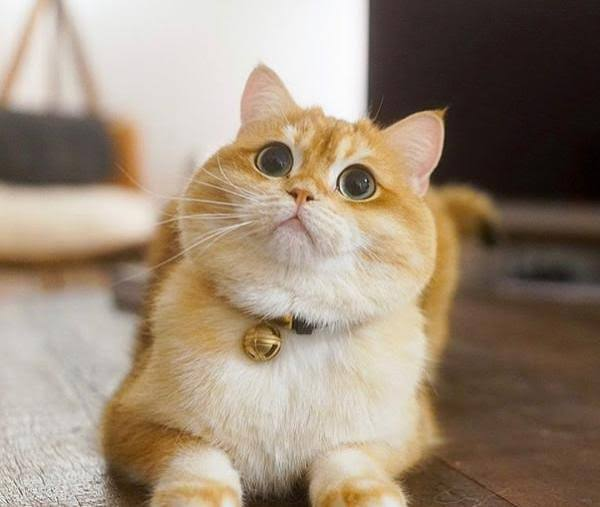
#> input picture kucing.jpg, 600 x 507 px
$ python semua.py
#> lines starting #> are read from the running program, lines starting #| are printed output that depends on the picture
import cv2
import matplotlib.pyplot as plt
import numpy as np

# 1. Membaca gambar
img = cv2.imread("kucing.jpg")
#> img is the input picture: shape (507, 600, 3); mean B, G, R 119.4, 137.8, 154.8
img = cv2.cvtColor(img, cv2.COLOR_BGR2RGB)
tinggi, lebar = img.shape[:2]
#> tinggi = 507; lebar = 600
pusat = (lebar // 2, tinggi // 2)
#> pusat = (300, 253)

# ==========================================
# 2. PROSES SEMUA TRANSFORMASI
# ==========================================

# A. Rotasi
M1 = cv2.getRotationMatrix2D(pusat, 45, 1.0)
M2 = cv2.getRotationMatrix2D(pusat, 90, 1.0)
#> M2 = [[6.12e-17, 1, 47], [-1, 6.12e-17, 553]]
M3 = cv2.getRotationMatrix2D(pusat, 180, 1.0)
rotasi_45 = cv2.warpAffine(img, M1, (lebar, tinggi))
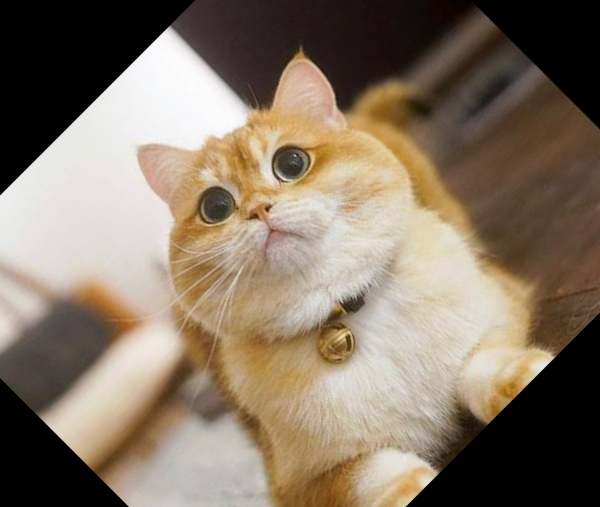
#> rotasi_45: shape (507, 600, 3); mean R, G, B 132.8, 118.1, 101.3
rotasi_90 = cv2.warpAffine(img, M2, (lebar, tinggi))
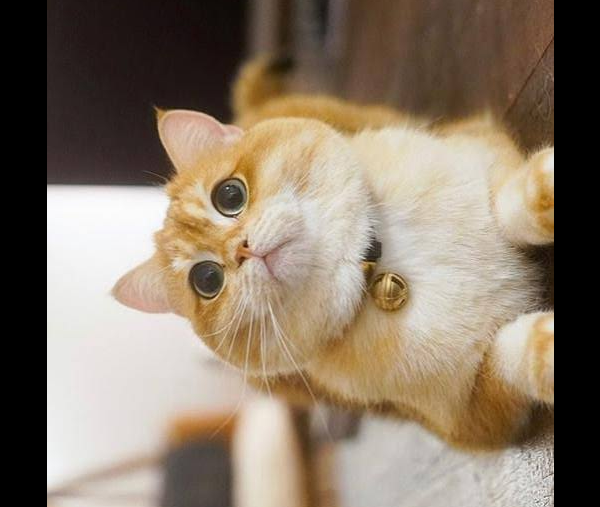
#> rotasi_90: shape (507, 600, 3); mean R, G, B 135.8, 121, 104.2
rotasi_180 = cv2.warpAffine(img, M3, (lebar, tinggi))
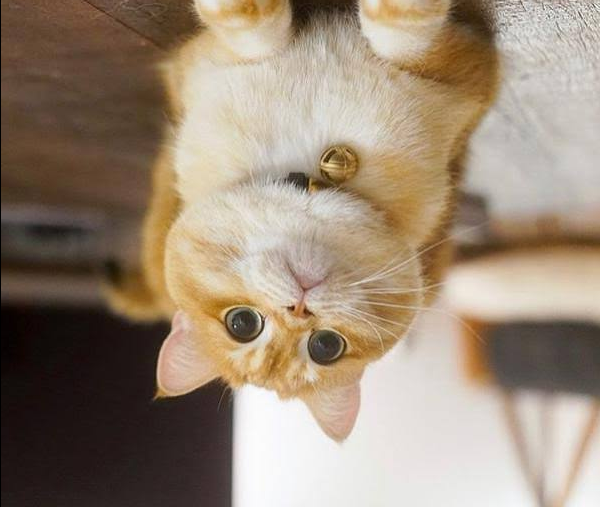
#> rotasi_180: shape (507, 600, 3); mean R, G, B 154.5, 137.5, 119.2

# B. Scaling
scaling = cv2.resize(img, None, fx=0.5, fy=2, interpolation=cv2.INTER_LINEAR)
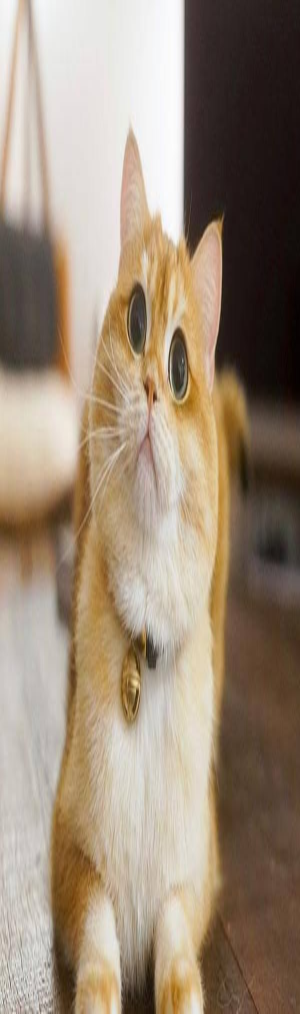
#> scaling: shape (1014, 300, 3); mean R, G, B 154.8, 137.8, 119.4

# C. Translasi
M_trans = np.float32([
    [1, 0, 150],
    [0, 1, 75]
])
translasi = cv2.warpAffine(img, M_trans, (lebar, tinggi))
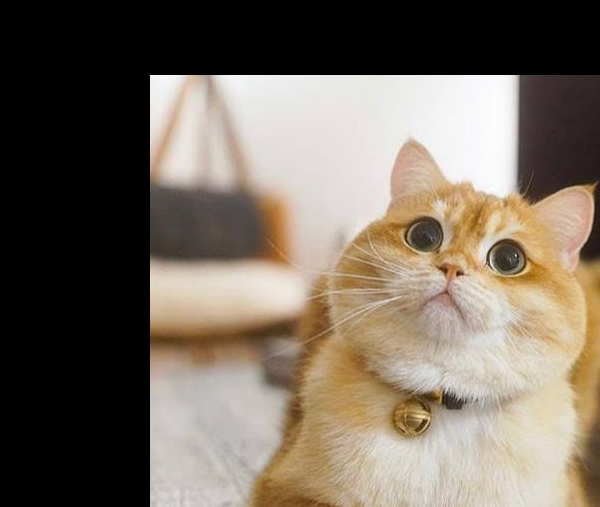
#> translasi: shape (507, 600, 3); mean R, G, B 118.7, 108.1, 95.4

# D. Flip
horizontal_flip = cv2.flip(img, 1)
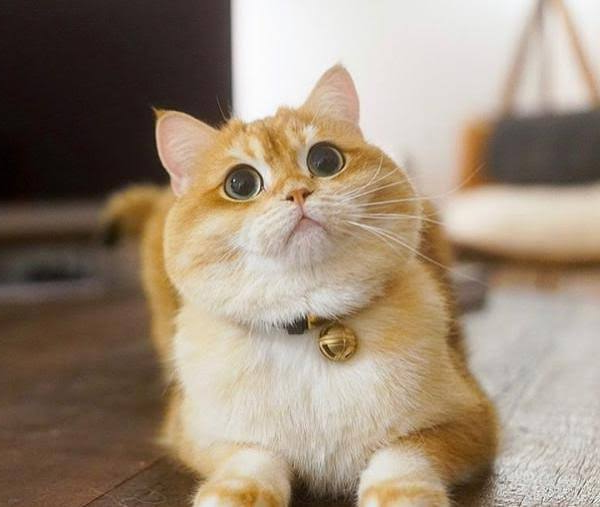
#> horizontal_flip: shape (507, 600, 3); mean R, G, B 154.8, 137.8, 119.4
vertical_flip = cv2.flip(img, 0)
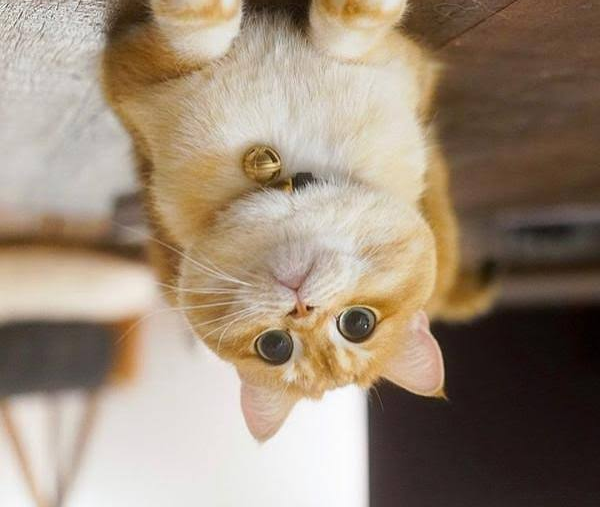
#> vertical_flip: shape (507, 600, 3); mean R, G, B 154.8, 137.8, 119.4


# ==========================================
# 3. MENAMPILKAN SEMUA HASIL DALAM SATU FIGUR
# ==========================================

plt.figure(figsize=(16, 9))

# Daftar gambar dan judul untuk ditampilkan
list_gambar = [
    (img, "Citra Asli"),
    (rotasi_45, "Rotasi 45 Derajat"),
    (rotasi_90, "Rotasi 90 Derajat"),
    (rotasi_180, "Rotasi 180 Derajat"),
    (scaling, f"Scaling ({scaling.shape[1]}x{scaling.shape[0]})"),
    (translasi, "Translasi (150, 75)"),
    (horizontal_flip, "Horizontal Flip"),
    (vertical_flip, "Vertical Flip")
]

# Melakukan perulangan (looping) untuk membuat subplot 2 baris 4 kolom
for i, (gambar, judul) in enumerate(list_gambar, 1):
    plt.subplot(2, 4, i)
    plt.imshow(gambar)
    plt.title(judul, fontsize=10)
    plt.axis("off")
#> this loop made 8 passes
#> judul on passes 1 to 8: 'Citra Asli', 'Rotasi 45 Derajat', 'Rotasi 90 Derajat', 'Rotasi 180 Derajat', 'Scaling (300x1014)', 'Translasi (150, 75)', 'Horizontal Flip', 'Vertical Flip'

plt.tight_layout()
plt.show()
